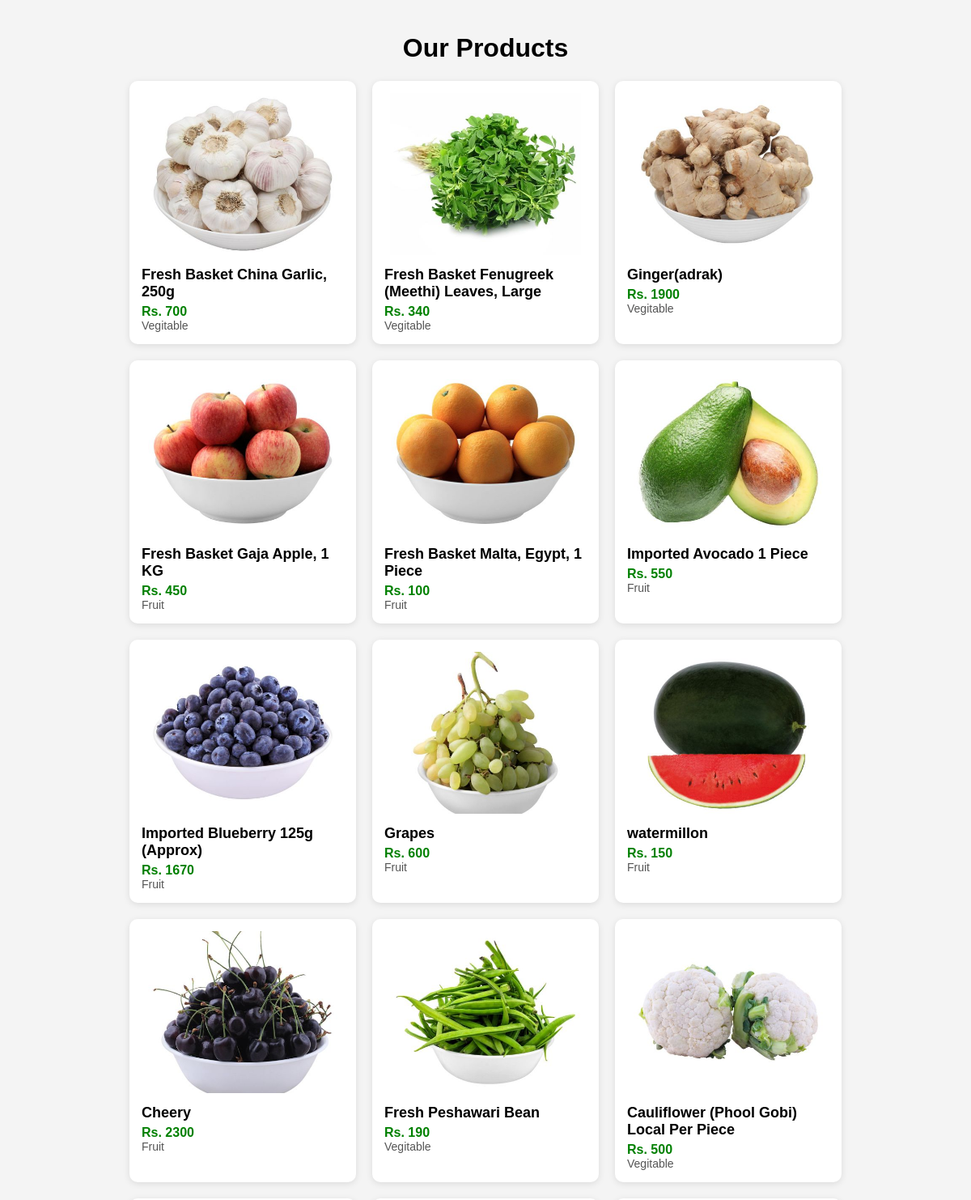
Page /product/ (upper part) on the earlier database version.
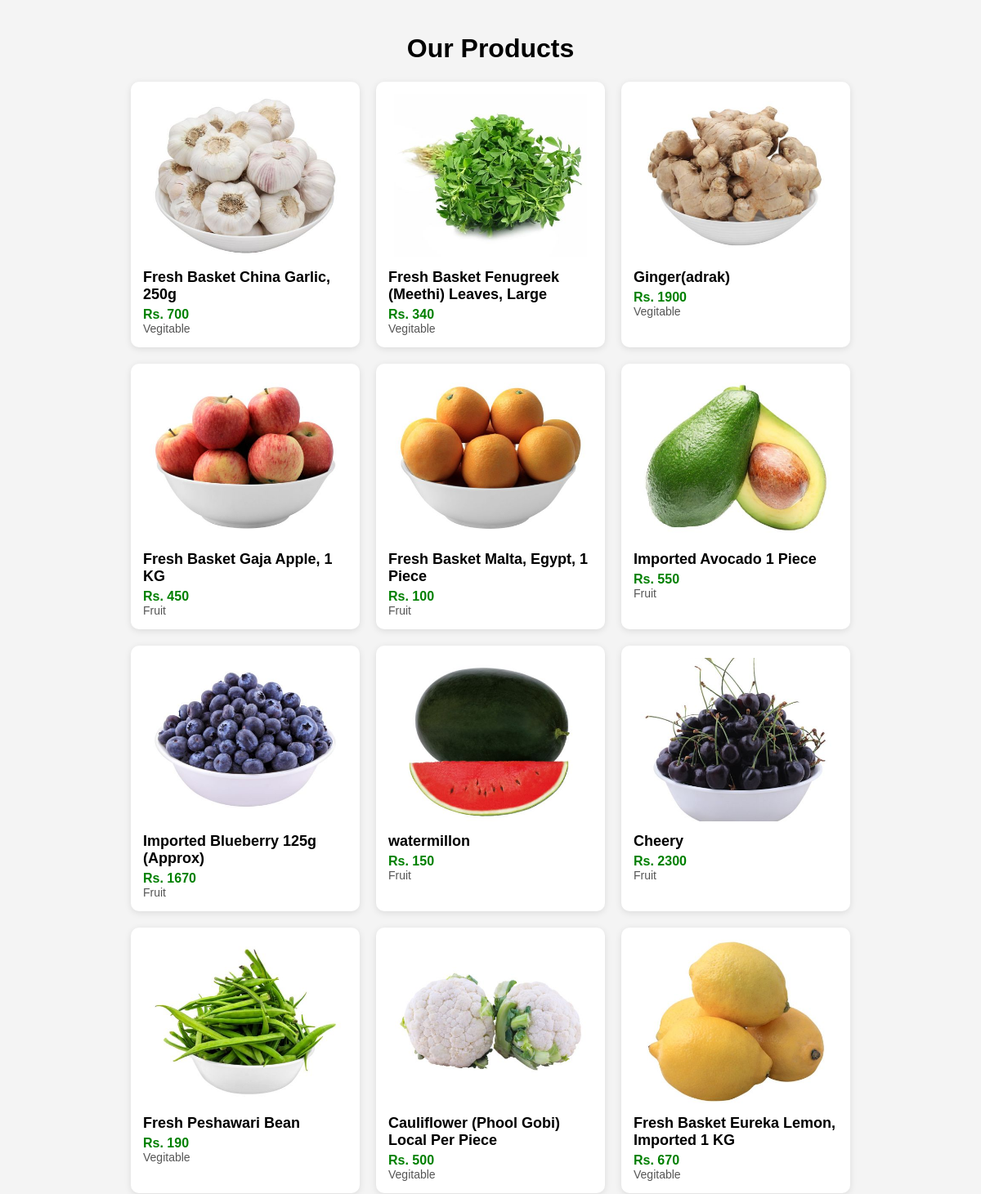
Same page on the later database version.
### home/models.py (models this page shows, shortened)
class Product(models.Model):
    name = models.CharField(max_length=50)
    desc = models.CharField(max_length=50)
    price = models.IntegerField()
    category = models.CharField(max_length=50, default='')
    subcategory = models.CharField(max_length=50, default='')
    image = models.ImageField(upload_to='product', default='')
    data=models.DateField()
    stock = models.IntegerField(default=None, blank=True, null=True)
    owner = models.ForeignKey(User, default=None, blank=True, null=True, on_delete=models.CASCADE)

### home/views.py (the view)
# urls.py: path('product/',views.pro,name='product'),
def pro(request):
      params={'product':Product.objects.all()}
      return render(request,'product.html',params)

### templates/product.html (shortened to what this page needs)
<!DOCTYPE html>
<html lang="en">
<head>
</head>
<body>
    <h1 style="text-align: center;">Our Products</h1>
    <div class="product-container">
        {% for prod in product %}
      <div class="product-card" onclick="window.location.href='{% url 'productdisplay' prod.id %}'">
            <img src="{{prod.image.url}}" alt="{{ prod.name }}" class="product-image" >
            <div class="product-name">{{ prod.name }}</div>
            <div class="product-price">Rs. {{ prod.price }}</div>
            <div class="product-category">{{ prod.category }}</div>
        </div>
        {% endfor %}
    </div>
</body>
</html>

Differences in the rows shown:
removed Product: image (picture), name "Grapes", price "600", category "Fruit"
now on this page (row unchanged): Product: image (picture), name "Fresh Basket Eureka Lemon, Imported 1 KG", price "670", category "Vegitable"
